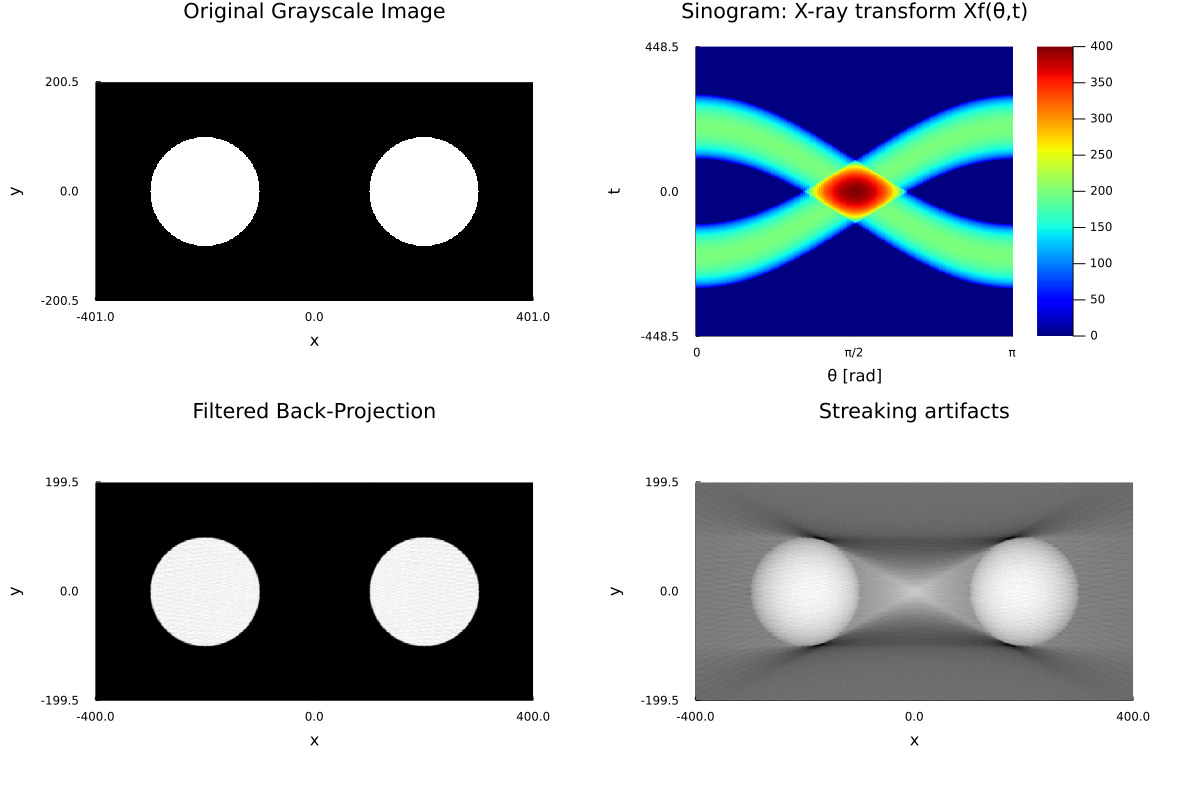

This chart was generated by the following Julia code:
using Images, TestImages, ImageView, LinearAlgebra, Plots, FFTW, DSP
include("xray.jl")

z=zeros(401,802);

for p=101:301
    for q=201-Int64(floor(sqrt(100^2-(p-201)^2))):201+Int64(floor(sqrt(100^2-(p-201)^2)))
        z[p,q]=1;
    z[p,q+401]=1;
    end
end

w,h = size(z);
Nr_div2 = floor(sqrt(w*w+h*h)/2);
Nr = Int64(Nr_div2*2+1);

angles = (0:1:179)/180*pi; # [rad]
sinogram = radon(z,angles);

theta = (0:1:359)/360*2*pi; # [rad]
xray = radon(z,theta);

p1=plot(Gray.(z),
    title="Original Grayscale Image", 
#    right_margin=Plots.Measures.Length(:mm, 10.0),
    size=(600,400), 
    xticks = ([0 h/2  h;], [-h/2 0 h/2]),
    xlabel="x",
    yticks = ([0 w/2  w;], [w/2 0 -w/2]),
    ylabel="y")
savefig("./xray_implants_1.png") 

p2=plot(sinogram, 
    size=(600,400), 
    title="Sinogram: X-ray transform Xf(θ,t)", 
    st=:heatmap, 
    color=:jet1, 
    xaxis="θ [rad]", 
    yaxis="t")
plot!(xticks = ([1 90 180;], [0 "π/2" "π"]))
plot!(yticks = ([0 Nr/2 Nr;], [-Nr/2 0 Nr/2]))
savefig("xray_implants_2.png")

#
(a,b)=size(sinogram);
p=Int64(floor(w-2));
q=Int64(floor(h-2));

U=zeros(p,q,b);
V=zeros(p,q);
t=zeros(p,q,b);
s=zeros(p,q,b);
    
for i=1:p
    for j=1:q
        for k=1:b
            t[i,j,k]=floor((j-q/2-1/2)*cos(pi*(k-1)/b)+(p/2+1/2-i)*sin(pi*(k-1)/b)+a/2+1/2);
            s[i,j,k]=ceil((j-q/2-1/2)*cos(pi*(k-1)/b)+(p/2+1/2-i)*sin(pi*(k-1)/b)+a/2+1/2);
            U[i,j,k]=sinogram[Int64(t[i,j,k]),k]/2+sinogram[Int64(s[i,j,k]),k]/2;
       end
        V[i,j]=sum(U[i,j,:])/(2*b);
    end
end

(M,)=findmax(V);
(N,)=findmin(V);
W=V-N*ones(p,q);

p3=plot(Gray.(W/(M-N)),
    title="Unfiltered Back-Projection", 
#    right_margin=Plots.Measures.Length(:mm, 10.0),
    size=(600,400), 
    xticks = ([0 q/2  q;], [-q/2 0 q/2]),
    xlabel="x",
    yticks = ([0 p/2  p;], [p/2 0 -p/2]),
    ylabel="y")
savefig("./xray_implants_3.png") 

# 
filter=zeros(Complex, a);
hf=ones(a)-hanning(a);
for k=1:a
    filter[k]=hf[k]*min(k-1,a+1-k);
end

omega=exp(2*pi*im/a)
K=zeros(Complex, a, a);
for m=1:a
    for n=1:a
        for k=1:a
        K[m,n]=K[m,n]+2*pi*filter[k]*omega^((m-n)*(k-1))/(a^2);
        end
    end
end

SINOGRAM=zeros(Complex, a, b);
for k=1:b
    SINOGRAM[:,k]=K*sinogram[:,k];
end

#

U=zeros(Complex, p,q,b);
V=zeros(Complex, p,q);
t=zeros(p,q,b);
s=zeros(p,q,b);
    
for i=1:p
    for j=1:q
        for k=1:b
            t[i,j,k]=floor((j-q/2-1/2)*cos(pi*(k-1)/b)+(p/2+1/2-i)*sin(pi*(k-1)/b)+a/2+1/2);
            s[i,j,k]=ceil((j-q/2-1/2)*cos(pi*(k-1)/b)+(p/2+1/2-i)*sin(pi*(k-1)/b)+a/2+1/2);
            U[i,j,k]=SINOGRAM[Int64(t[i,j,k]),k]/2+SINOGRAM[Int64(s[i,j,k]),k]/2;
       end
        V[i,j]=sum(U[i,j,:])/(2*b);
    end
end

W=real.(V);

p4=plot(Gray.(W),    
    title="Filtered Back-Projection", 
#    right_margin=Plots.Measures.Length(:mm, 10.0),
    size=(600,400), 
    xticks = ([0 q/2  q;], [-q/2 0 q/2]),
    xlabel="x",
    yticks = ([0 p/2  p;], [p/2 0 -p/2]),
    ylabel="y")
savefig("./xray_implants_4.png") 
#

plot(p1, p2, p3, p4,
     layout=4, 
     size=(1200,800), 
     left_margin=Plots.Measures.Length(:mm, 5.0),
     right_margin=Plots.Measures.Length(:mm, 15.0),
     top_margin=Plots.Measures.Length(:mm, 5.0),
     bottom_margin=Plots.Measures.Length(:mm, 5.0))
savefig("./xray_implants.png") 

###
art=zeros(Complex, a, b);
for k=1:b
    art[:,k]=K*(sinogram[:,k].^2);
end

U=zeros(Complex, p,q,b);
V=zeros(Complex, p,q);
t=zeros(p,q,b);
s=zeros(p,q,b);
    
for i=1:p
    for j=1:q
        for k=1:b
            t[i,j,k]=floor((j-q/2-1/2)*cos(pi*(k-1)/b)+(p/2+1/2-i)*sin(pi*(k-1)/b)+a/2+1/2);
            s[i,j,k]=ceil((j-q/2-1/2)*cos(pi*(k-1)/b)+(p/2+1/2-i)*sin(pi*(k-1)/b)+a/2+1/2);
            U[i,j,k]=art[Int64(t[i,j,k]),k]/2+art[Int64(s[i,j,k]),k]/2;
       end
        V[i,j]=sum(U[i,j,:])/(2*b);
    end
end

W=real.(V);
(M,)=findmax(W);
(N,)=findmin(W);
X=W-N*ones(p,q);

p5=plot(Gray.(X/(M-N)),    
    title="Streaking artifacts", 
#    right_margin=Plots.Measures.Length(:mm, 10.0),
    size=(600,400), 
    xticks = ([0 q/2  q;], [-q/2 0 q/2]),
    xlabel="x",
    yticks = ([0 p/2  p;], [p/2 0 -p/2]),
    ylabel="y")
savefig("./xray_implants_5.png") 

####################################
plot(p1, p2, p4, p5,
     layout=4, 
     size=(1200,800), 
     left_margin=Plots.Measures.Length(:mm, 5.0),
     right_margin=Plots.Measures.Length(:mm, 15.0),
     top_margin=Plots.Measures.Length(:mm, 5.0),
     bottom_margin=Plots.Measures.Length(:mm, 5.0))
savefig("./analysis_square.png") 